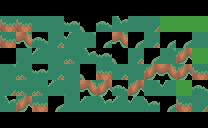

Tiled map render using the project's own tile images. Description and the whole map definition, tile-layer contents included, below:
An orthogonal 13x8 tile map with 16x16 px tiles, 1 tile layer (Tile Layer 1).

<map version="1.10" tiledversion="1.12.0" orientation="orthogonal" renderorder="right-down" width="13" height="8" tilewidth="16" tileheight="16" infinite="0" nextlayerid="2" nextobjectid="1">
 <tileset firstgid="1" source="First Asset pack.tsx" />
 <layer id="1" name="Tile Layer 1" width="13" height="8">
  <data encoding="csv">
0,0,0,0,0,0,0,0,0,0,0,0,0,
366,366,342,343,315,320,319,344,339,369,39,39,39,
366,365,319,340,345,317,321,365,321,340,321,321,339,
0,368,316,343,341,344,315,320,340,321,317,364,39,
317,341,315,340,339,320,363,340,343,364,365,364,366,
369,341,341,316,368,365,364,319,364,317,345,39,319,
344,364,363,321,343,316,344,316,345,318,321,366,369,
0,0,0,0,0,0,0,0,0,0,0,0,0
</data>
 </layer>
</map>
